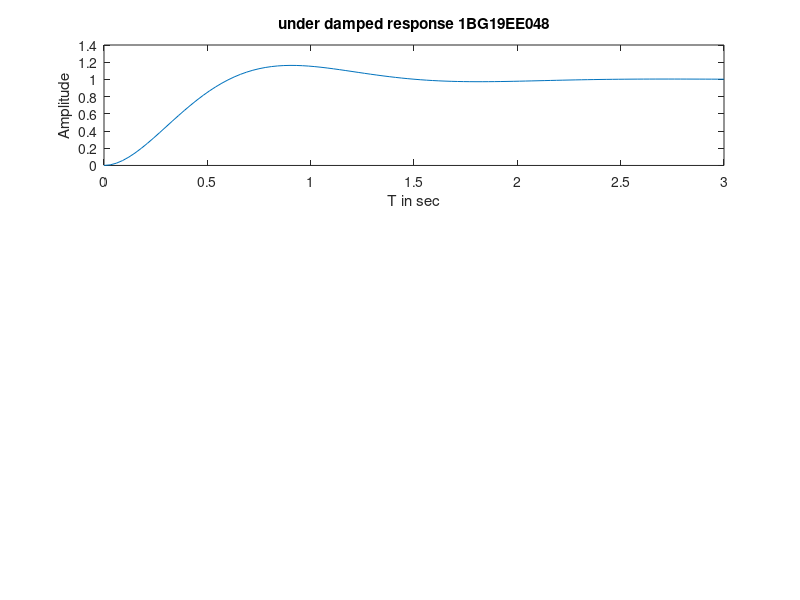

Source code (MATLAB): (Note: this script raises an error after producing the figure.)
clear 
clc

num1=16;
den1=[1,4,16];
sys1=tf(num1,den1);
[y1,t1]=step(sys1);
subplot(3,1,1);
plot(t1,y1);
xlabel('T in sec');ylabel('Amplitude');title('under damped response 1BG19EE048');
op1=stepinfo(sys1,'risetimelimits',[0 1]);


num2=16;
den2=[1,8,16];
sys2=tf(num2,den2);
[y2,t2]=step(sys2);
subplot(3,1,2);
plot(t2,y2);
xlabel('T in sec');ylabel('Amplitude');title('critically damped response');
op2=stepinfo(sys2);


num3=16;
den3=[1,16,16];
sys3=tf(num3,den3);
[y3,t3]=step(sys3);
subplot(3,1,3);
plot(t3,y3);
xlabel('T in sec');ylabel('Amplitude');title('over damped response');
op3=stepinfo(sys3);